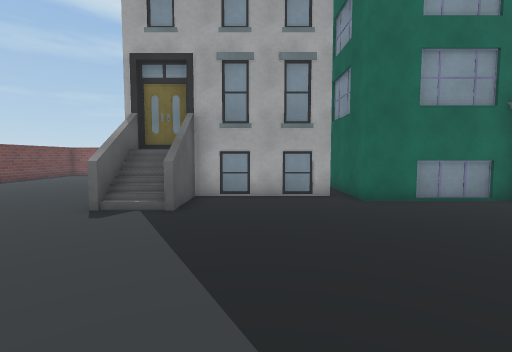
[1] (above)

24 first-person views from a walk through a 3-D level made in the Unity game engine. The camera is 1.3 m above the floor, tilts 4° down and sees 85° across. The floor is counted in squares, 1 m on a side. Each view is taken from the middle of a square. On the plan, view 1 faces up. The plan holds only what a view shows up to about 13 squares ahead; the rest is blank. The place goes on beyond the plan. The player is left out. Some surface patterns are stand-ins.

[2]
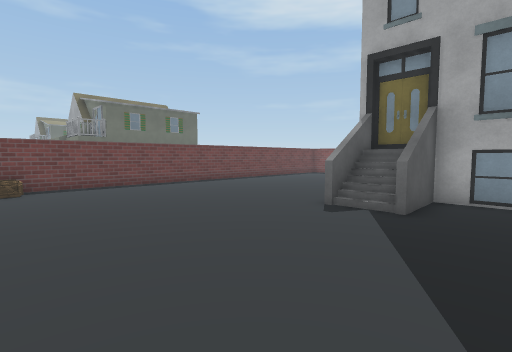

[3]
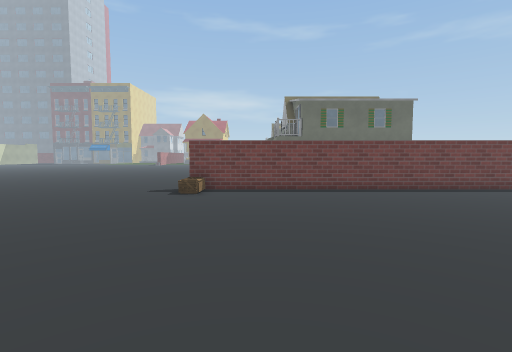

[4]
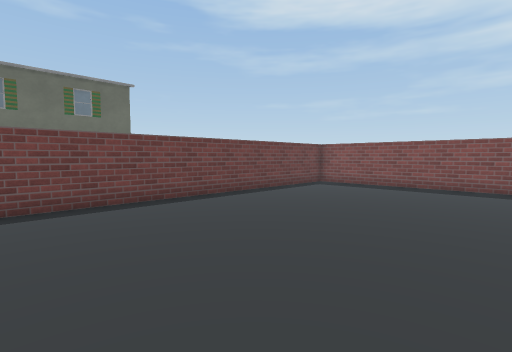

[5]
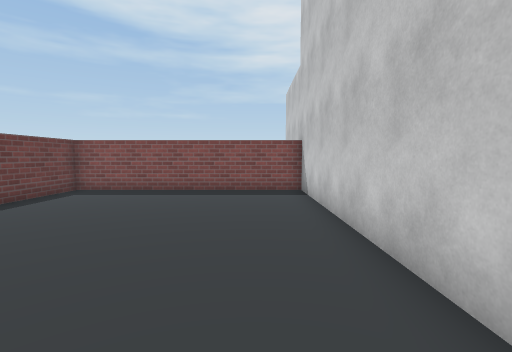

[6]
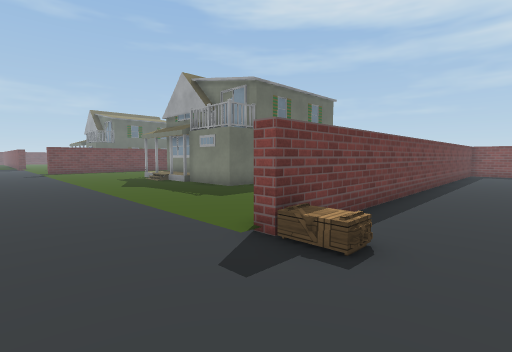

[7]
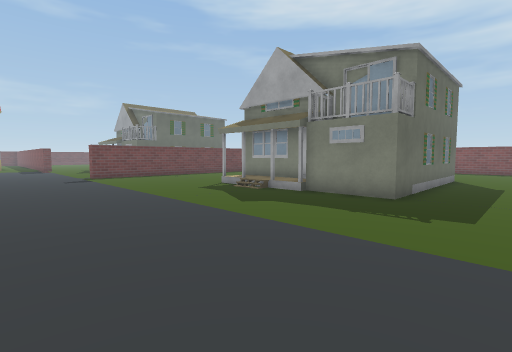

[8]
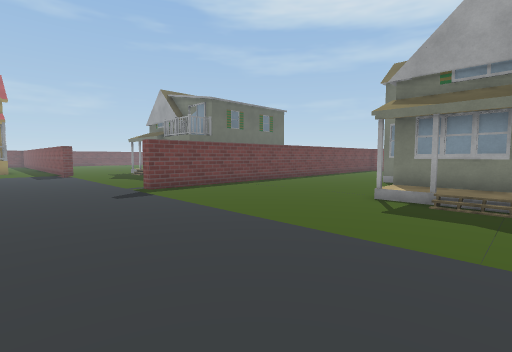

[9]
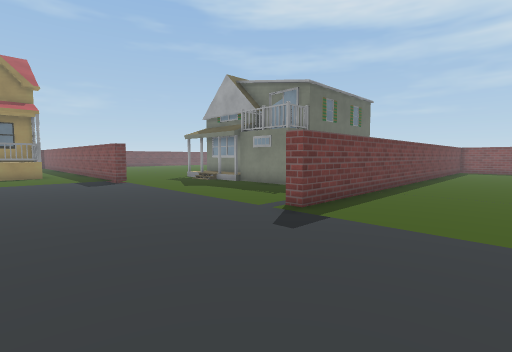

[10]
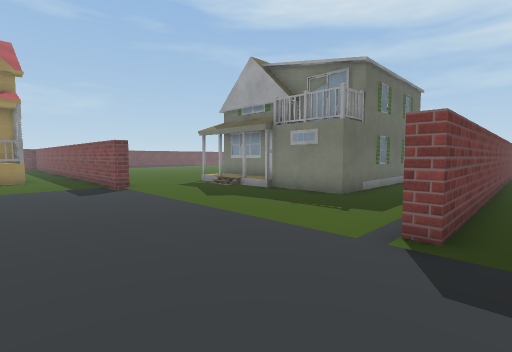

[11]
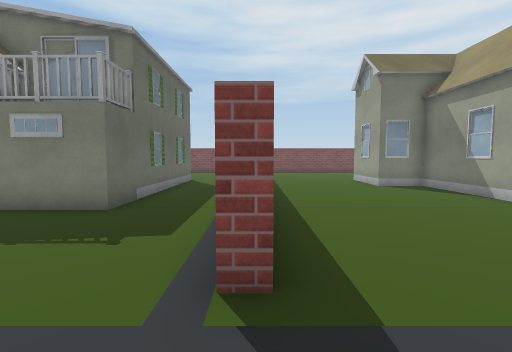

[12]
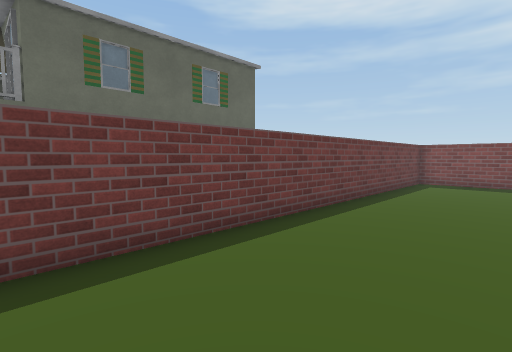

[13]
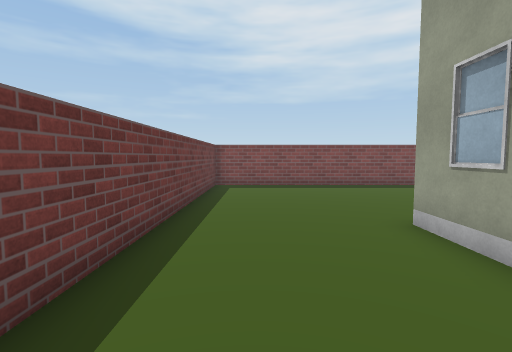

[14]
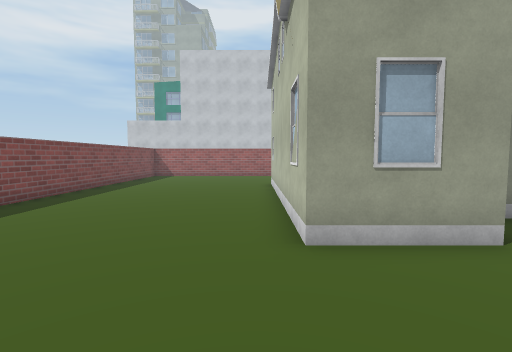

[15]
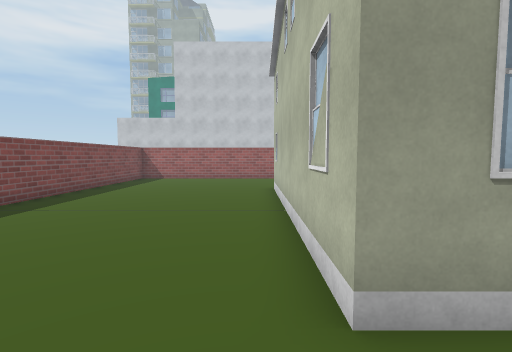

[16]
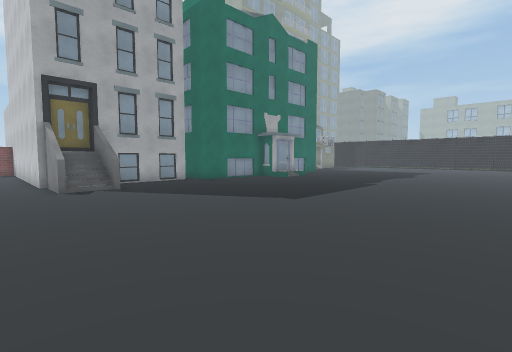

[17]
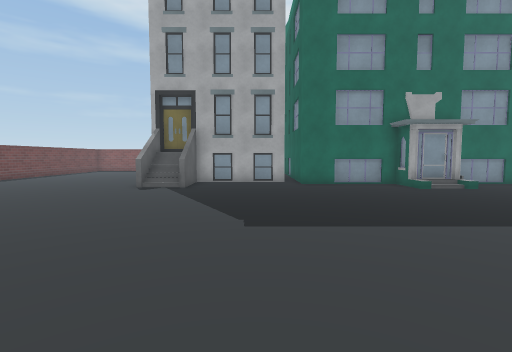

[18]
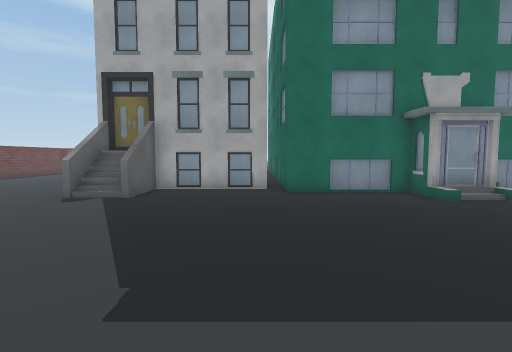

[19]
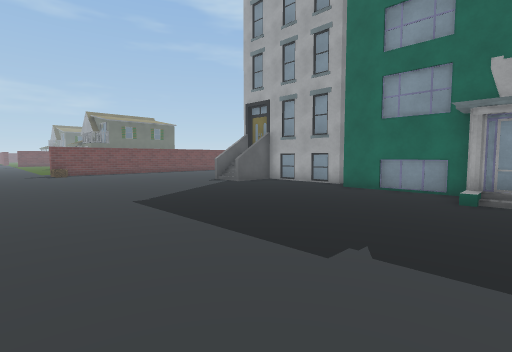

[20]
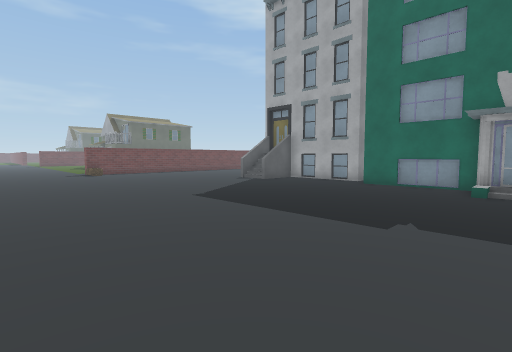

[21]
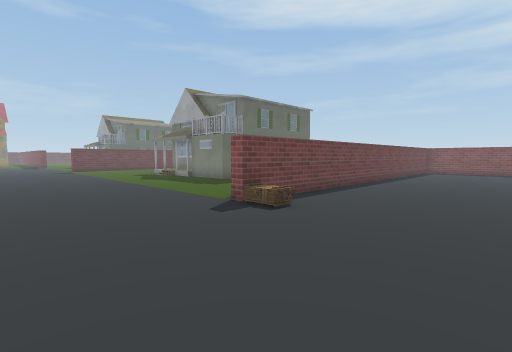

[22]
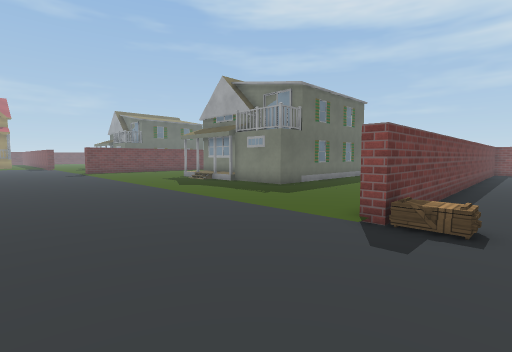

[23]
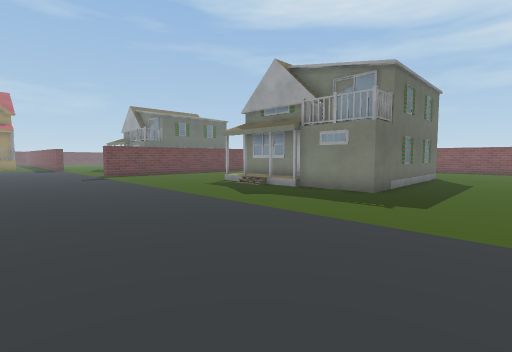

[24]
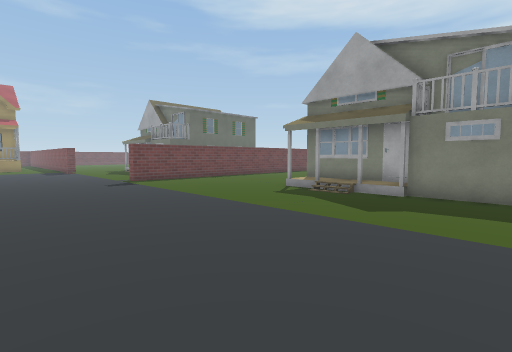

### Floor plan
Key: @ floor where view 1 was taken; # wall or solid block; . floor; / step, stairs or slope; B building; C crate; O other object.
Columns run from 39 left of view 1 to 9 right of it. Each row starts with its distance up from view 1.
 20       #################   ##########
 19       #                   #........#
 18       #                   #........#
 17       #                   #........#
 16       #                   #........#
 15       #                   #........#
 14       #                   #........#
 13       #. .                #........#
 12    B  #    BBBBBBBBBB     #........#
 11  OOB  #    BO      OB     #........#
 10  OOB  #    BO      OB     #........###
  9    B  #    BBB     OB     #........#B######
  8    B  #      B     OB     #........B B....######
  7    B  # .    B     OB     #........B/B.........##
  6 BBBB  #      B   BBBB     #......................
  5 B  B  #   .  BBBBB  B     #......................
  4 BBB   #          BBBB     #......................
  3      .#                   #......................
  2      .#                   #......................
  1      .#                   #C.....................
  0 .......................................@.........
 -1 .................................................
 -2 .................................................
 -3 .................................................
 -4 .................................................
 -5 ............................... .. ............ .

Positions as (right, up) in squares from view 1, and headings:
1: (0, 0), facing up
2: (0, 0), facing up-left
3: (-2, 3), facing left
4: (-5, 7), facing up-left
5: (-6, 9), facing up
6: (-10, -3), facing up-left
7: (-16, -4), facing up-left
8: (-23, -4), facing up-left
9: (-29, -5), facing up-left
10: (-32, -4), facing up-left
11: (-33, -2), facing up
12: (-29, 5), facing up-left
13: (-31, 7), facing up
14: (-32, 13), facing right
15: (-30, 13), facing right
16: (-6, -5), facing up-right
17: (1, -5), facing up
18: (2, -2), facing up
19: (9, -3), facing up-left
20: (9, -5), facing up-left
21: (-7, -5), facing up-left
22: (-11, -5), facing up-left
23: (-15, -5), facing up-left
24: (-19, -5), facing up-left
